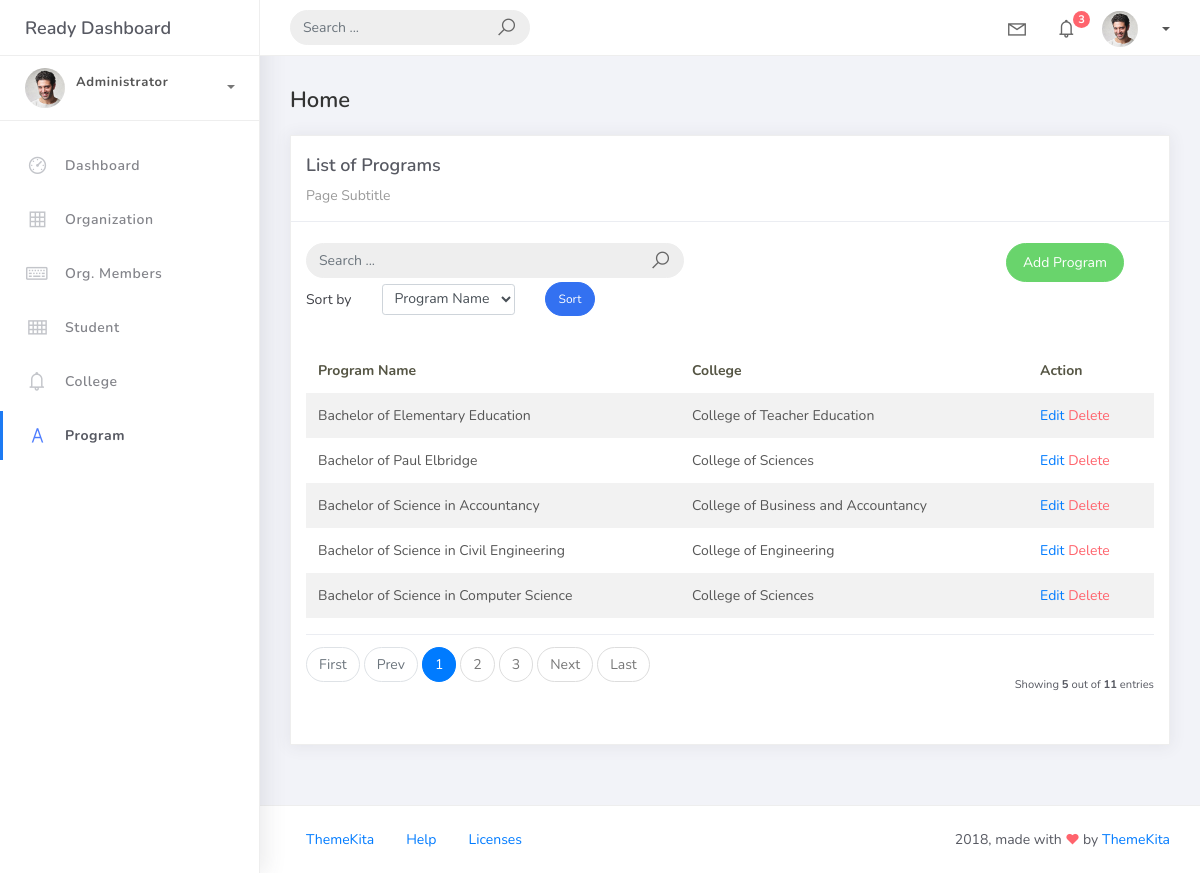
The app's page /program_list, older data.
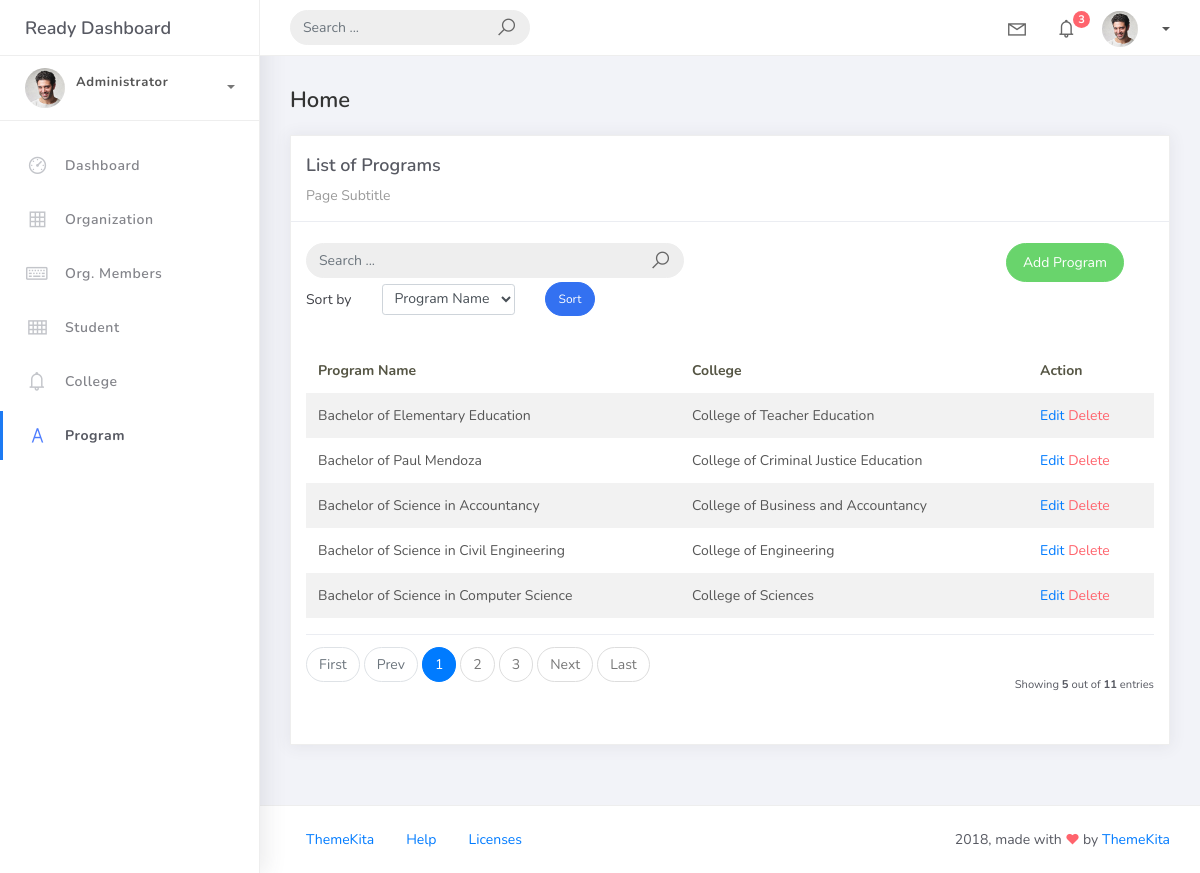
The same page, newer data.
### studentorg/models.py (models this page shows, shortened)
class BaseModel(models.Model):
    created_at = models.DateTimeField(auto_now_add=True, db_index=True)
    updated_at = models.DateTimeField(auto_now=True)
    class Meta:
        abstract = True

class Program(BaseModel):
    prog_name = models.CharField(max_length=150)
    college = models.ForeignKey(College, on_delete=models.CASCADE)

class College(BaseModel):
    college_name = models.CharField(max_length=150)
    def __str__(self):
        return self.college_name

### studentorg/views.py (the view)
# urls.py: path('program_list', ProgramList.as_view(), name='program-list'),
class ProgramList(ListView):
    model = Program
    context_object_name = 'program'
    template_name = 'program_list.html'
    paginate_by = 5
    def get_ordering(self):
        allowed = ["prog_name", "college__college_name"]
        sort_by = self.request.GET.get("sort_by")
        if sort_by in allowed:
            return sort_by
        return "prog_name"
    def get_queryset(self):
        qs = super().get_queryset()
        query = self.request.GET.get('q')
        if query:
            qs = qs.filter(
                Q(prog_name__icontains=query) |
                Q(college__college_name__icontains=query)
            )
        return qs

### templates/program_list.html (shortened to what this page needs)
{% extends 'base.html' %}
{% load static %}
{% block content %}
<div class="content">
    <div class="container-fluid">
        <h4 class="page-title">Home</h4>
        <div class="row">
            <div class="col-md-12">
                <div class="card">
                    <div class="card-header">
                        <div class="card-title">List of Programs</div>
                        <div class="card-category">Page Subtitle</div>
                    </div>
                    <br />
                    <div class="col-md-12 row">
                        <div class="col-md-6">
                            <form class="navbar-left navbar-form nav-search mr-md-3" action="{% url 'program-list' %}">
                                <div class="input-group">
                                    <input type="text" placeholder="Search ..." class="form-control" name="q" />
                                    <div class="input-group-append">
                                        <span class="input-group-text">
                                            <i class="la la-search search-icon"></i>
                                        </span>
                                    </div>
                                </div>
                            </form>
                        </div>
                        <div class="col-md-6">
                            <div class="pull-right">
                                <a href="{% url 'program-add' %}" class="btn btn-success btn-rounded">
                                    Add Program
                                </a>
                            </div>
                        </div>
                        <div class="col-md-12">
                            <form method="get" class="row g-2 align-items-center">
                                <div class="col-auto">
                                    <label for="smallSelect" class="col-form-label">Sort by</label>
                                </div>
                                <div class="col-auto">
                                    <select class="form-control form-control-sm" id="smallSelect" name="sort_by">
                                        <option value="prog_name" {% if request.GET.sort_by == "prog_name" %}selected{% endif %}>
                                            Program Name
                                        </option>
                                    </select>
                                </div>
                                <div class="col-auto">
                                    <button type="submit" class="btn btn-primary btn-sm btn-rounded">Sort</button>
                                </div>
                            </form>
                        </div>
                    </div>
                    <div class="card-body">
                        <table class="table table-striped mt-3">
                            <thead>
                                <tr>
                                    <th scope="col">Program Name</th>
                                    <th scope="col">College</th>
                                    <th scope="col">Action</th>
                                </tr>
                            </thead>
                            <tbody>
                                {% for object in object_list %}
                                <tr>
                                    <td>{{ object.prog_name }}</td>
                                    <td>{{ object.college }}</td>
                                    <td>
                                        <a href="{% url 'program-update' object.id %}">Edit</a>
                                        <a href="{% url 'program-delete' object.id %}" class="text-danger">Delete</a>
                                    </td>
                                    </tr>
                                {% endfor %}
                            </tbody>
                        </table>
                        {% include 'includes/pagination.html' %}
                    </div>
                </div>
            </div>
        </div>
    </div>
</div>
{% endblock %}

Row changes from the older to the newer data that the page shows:
changed Program: prog_name "Bachelor of Paul Elbridge" → "Bachelor of Paul Mendoza"; college "College of Sciences" → "College of Criminal Justice Education"
